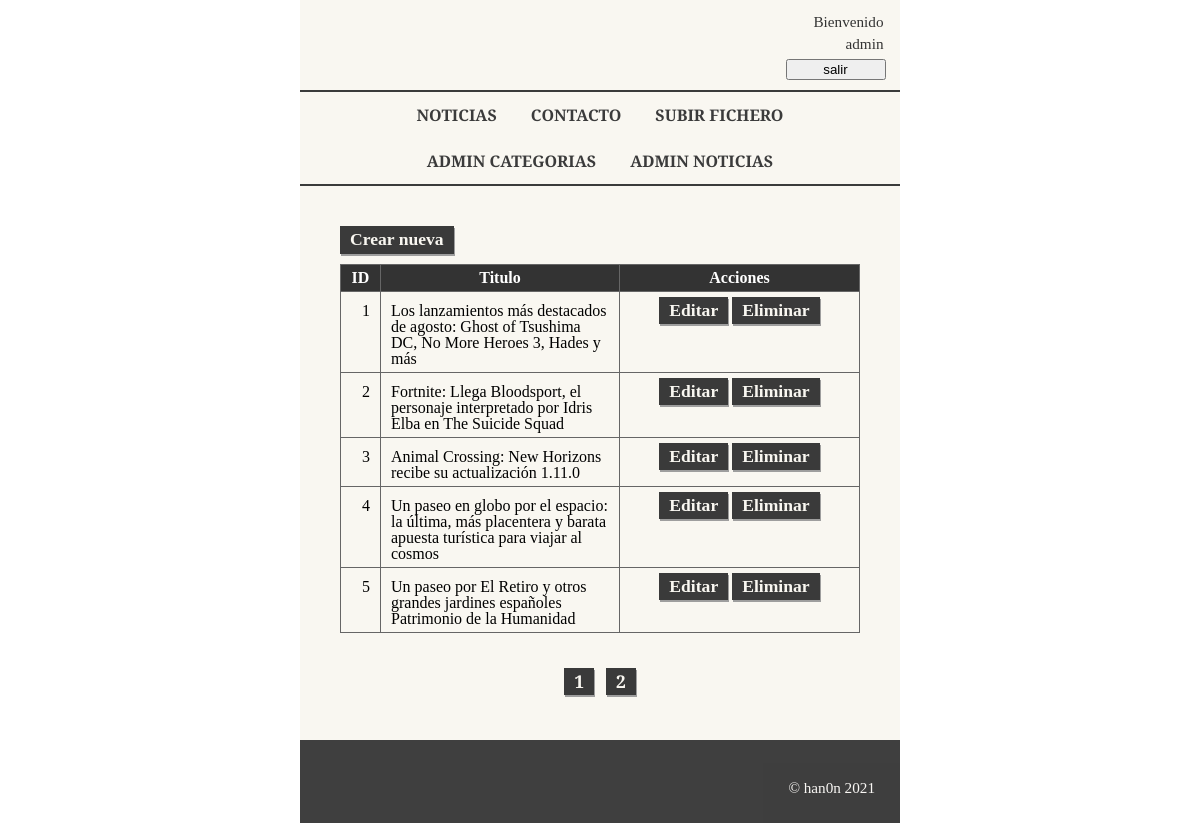
Page /blog_noticias/index.php?p=noticias (signed in) on the committed database.
### tables this page shows
CREATE TABLE `noticias` (
  `id` int(11) NOT NULL,
  `titulo` varchar(255) NOT NULL,
  `contenido` text NOT NULL,
  `fechaPublicacion` datetime NOT NULL DEFAULT current_timestamp(),
  `autor` varchar(50) NOT NULL,
  `idCategoria` int(11) NOT NULL
);

### blog_noticias/repo/conector.php (called while the page is built, shortened)
<?php
    function conectarBD() {
        try {
            $conexion = new PDO(DB_DSN, DB_USER, DB_PASS);
            $conexion->setAttribute(PDO::ATTR_ERRMODE, PDO::ERRMODE_EXCEPTION);
        } catch(PDOException $ePDO) {
            echo 'ERROR. No se ha podido establecer una conexión con la Base de Datos.' . $ePDO->getMessage();
            die();
        }
        return $conexion;
    }

### blog_noticias/repo/noticias-cntlr.php (called while the page is built, shortened)
<?php
    function getCountNoticias($con, $campos=[]):int {
        $subSql = "";
        $sql = "SELECT count(*) total $subSql FROM noticias ";
        $stmt = $con->prepare($sql);
        $stmt->execute();
        return $stmt->fetchColumn();
    }
    function getNoticiasByPage($con, int $nPage=1, int $nResultados=5):array {
        $sql = "SELECT * FROM noticias ";
        if($nPage>0) {
            $offset = ($nPage-1)*$nResultados;
            $sql.= " LIMIT $offset,$nResultados";
        }
        $stmt = $con->prepare($sql);
        $stmt->execute();
        $stmt->setFetchMode(PDO::FETCH_ASSOC);
        return $stmt->fetchAll();
    }

### blog_noticias/pages/noticias.php (the view)
<?php
if($modoEdicion) { ?>
    <form class="formularios" method="post" action="index.php?p=noticias&accion=editar&id=<?=$id?>">
    <p>
        <label for="titulo">Título: </label>
        <input type="text" id="titulo" name="titulo" value="<?=$noticia["titulo"] ?? ""?>">
    </p>
    <p>
    <label for="categorias">Categoria: </label>
        <select id="categoria" name="cat">
            <?php foreach($categorias as $cat) { ?>
                <option value="<?=$cat["id"] ?? 0 ?>" > <?=$cat["nombre"] ?> </option>
            <?php } ?>
        </select>
    </p>
    <p>
        <label for="contenido">Contenido: </label>
        <textarea type="text" id="contenido" name="contenido" value="<?=$noticia["contenido"] ?? ""?>"></textarea>
    </p>
    <p class="btnGuardar">
        <input type="submit" name="btnNoticias" value="Guardar">
    </p>
    </form>
<?php
} else { ?>
    <a class="boton" href="index.php?p=noticias&accion=editar">Crear nueva</a>
    <table class="tblListado">
        <tr>
            <th >ID</th>
            <th>Titulo</th>
            <th >Acciones</th>
        </tr>  <?php
        foreach($noticias as $cat) {
    ?>
            <tr>
                <td class="id"><?=$cat["id"]?></td>
                <td><?=$cat["titulo"]?></td>
                <td class="acciones">
                    <a class="boton" href="index.php?p=noticias&accion=editar&id=<?=$cat["id"]?>">Editar</a>
                    <a class="boton" href="index.php?p=noticias&accion=eliminar&id=<?=$cat["id"]?>">Eliminar</a>
                </td>
            </tr>
    <?php
        }
    ?>
    </table>
    <p class="paginador">
    <?php for($i=1;$i<=$nTotalPaginas;$i++) { ?>
        <a class="boton" href="index.php?p=noticias&page=<?=$i?>"><?=$i?></a>
    <?php } ?>
    </p><?php
} ?>

### blog_noticias/css/estilos.css (style rules this page uses)
p { font-family: 'Droid serif'; color: #333; padding-bottom: 2.5px; font-size: 0.95rem; }
body { background-image: url(https://i.pinimg.com/originals/a2/f1/49/a2f14920902a20d985e2feb22623b912.jpg); }
#formulario p { padding-bottom: 5px; }
.paginador { padding: 25px 5px; text-align: center; }
.paginador a { margin: 0 4px; }
.boton { position:relative; color: #f9f7f1; font-size: 1.1rem; display: inline-block; width: auto; height: auto; padding: 5px 10px; text-decoration:none; font-weight: bold; cursor: pointer; background-color: #2f2f2f; opacity: 0.94; ;box-shadow: 1px 2px 0px 0px #999 ; }
.tblListado { width: 100%; margin: 10px auto; border-collapse: collapse; }
.tblListado th { padding:5px 10px; font-weight: bold; color:#fff; border: 1px solid #666; background-color: #333; }
.tblListado td { padding:5px 10px; border: 1px solid #666; }
.tblListado .id { width: 40px; text-align: right; }
.tblListado .acciones { width: 240px; text-align: center; }

### rows in the picture
noticias: id "1", titulo "Los lanzamientos más destacados de agosto: Ghost of Tsushima DC, No More Heroes 3, Hades y más"
noticias: id "2", titulo "Fortnite: Llega Bloodsport, el personaje interpretado por Idris Elba en The Suicide Squad"
noticias: id "3", titulo "Animal Crossing: New Horizons recibe su actualización 1.11.0"
noticias: id "4", titulo "Un paseo en globo por el espacio: la última, más placentera y barata apuesta turística para viajar al cosmos"
noticias: id "5", titulo "Un paseo por El Retiro y otros grandes jardines españoles Patrimonio de la Humanidad"

### other values in the picture
getUsername() "admin"
